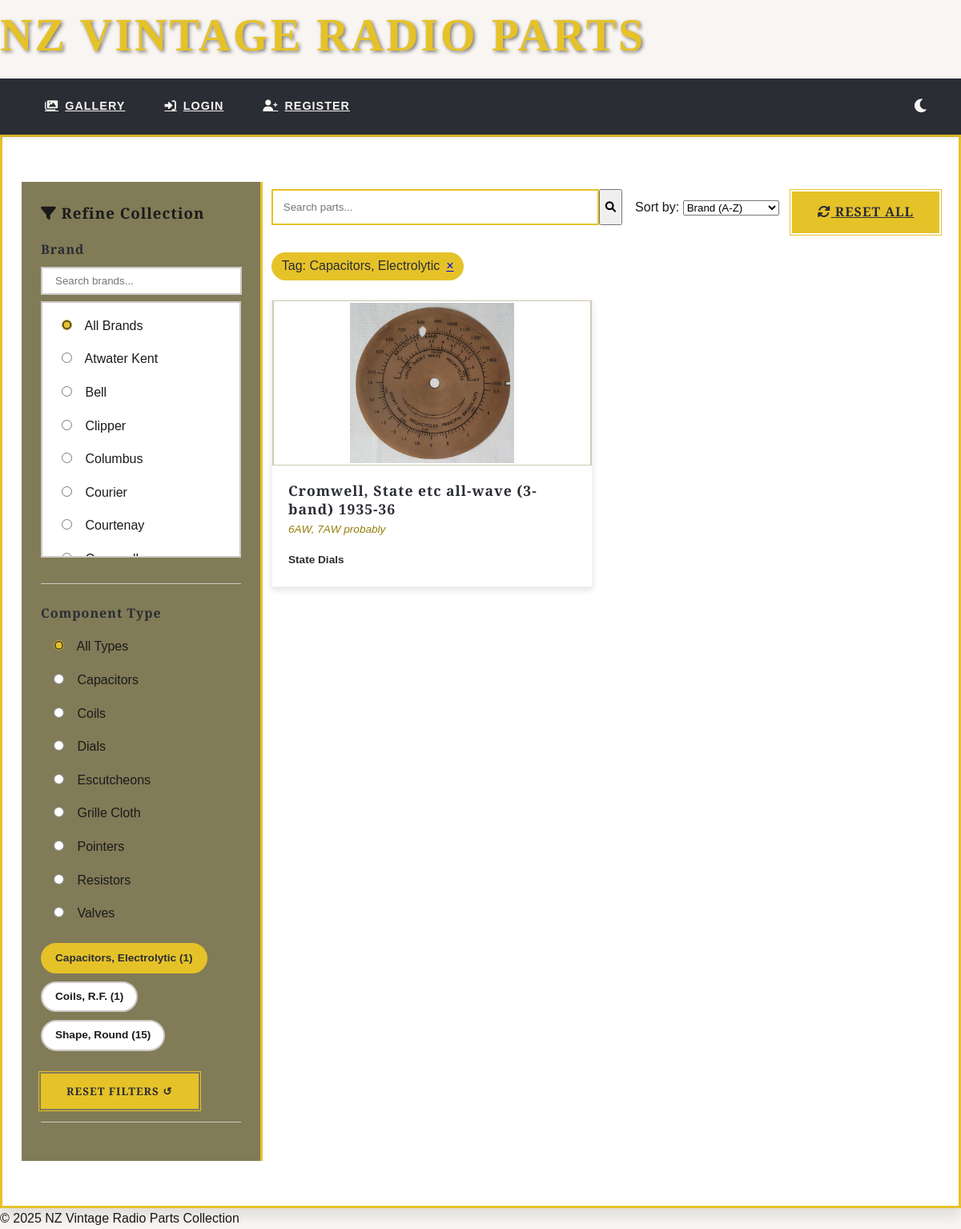
The app's page /parts/gallery?tag=Capacitors,+Electrolytic, older data.
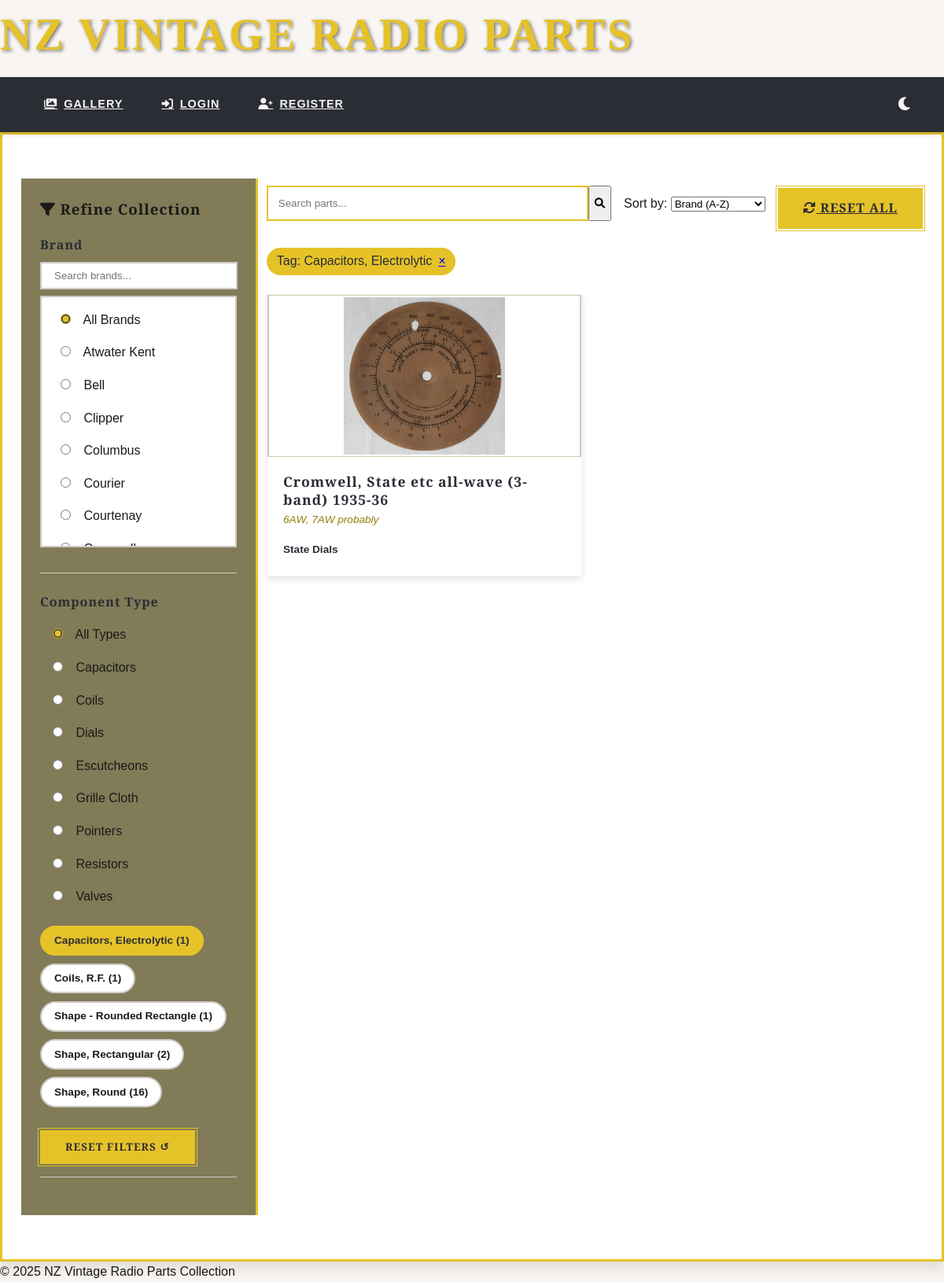
The same page, newer data.
### app/models.py (models this page shows, shortened)
class Brand(db.Model):
    __tablename__ = 'Brand'
    id = db.Column(db.Integer, primary_key=True)
    name = db.Column(db.String(50), unique=True, nullable=False)  # "Philips"
    alias = db.Column(db.String(50), unique=True)  # "philips"
    description = db.Column(db.Text(500))
    logo_filename = db.Column(db.String(100))
    website = db.Column(db.String(200))
    parts = db.relationship('Part', back_populates='brand')

class PartType(db.Model):
    __tablename__ = 'PartType'
    id = db.Column(db.Integer, primary_key=True)
    name = db.Column(db.String(50), unique=True, nullable=False)  # "Tube"
    description = db.Column(db.String(1024))  # "Vacuum tubes/valves for amplification"
    slug = db.Column(db.String(50), unique=True)

class Tag(db.Model):
    __tablename__ = 'Tag'
    id = db.Column(db.Integer, primary_key=True, autoincrement=True)
    name = db.Column(db.String(100), nullable=False, unique=True)
    description = db.Column(db.String(255))
    slug = db.Column(db.String(100), nullable=False, unique=True, index=True)
    parts = db.relationship('Part', secondary=part_tags, back_populates='tags')

class Part(db.Model):
    __tablename__ = 'Part'
    id = db.Column(db.Integer, primary_key=True)
    name = db.Column(db.String(100), nullable=False)  # "Dial", "Valve"
    description = db.Column(db.String(1024))
    part_number = db.Column(db.String(30))
    quantity = db.Column(db.Integer, default=1)
    price_member = db.Column(db.Float)  # Price for members
    price_non_member = db.Column(db.Float)  # Price for non-members
    storage_details = db.Column(db.String(200))  # Storage details
    created_at = db.Column(db.DateTime, default=lambda: datetime.now(timezone.utc))
    brand_id = db.Column(db.Integer, db.ForeignKey('Brand.id'))
    location_id = db.Column(db.Integer, db.ForeignKey('Location.id'))
    part_type_id = db.Column(db.Integer, db.ForeignKey('PartType.id'))
    brand = db.relationship('Brand', back_populates='parts')
    location = db.relationship('Location', back_populates='parts')
    images = db.relationship('Image', back_populates='part', cascade='all, delete-orphan')
    tags = db.relationship('Tag', secondary=part_tags, back_populates='parts')
    part_type = db.relationship('PartType')

class Image(db.Model):
    __tablename__ = 'Image'
    id = db.Column(db.Integer, primary_key=True, autoincrement=True)
    filename = db.Column(db.String(100), nullable=False)
    description = db.Column(db.String(500))
    is_primary = db.Column(db.Boolean, default=False)
    sort_order = db.Column(db.Integer, default=0)
    created_at = db.Column(db.DateTime,
                           default=lambda: datetime.now(timezone.utc))
    location_id = db.Column(db.Integer, db.ForeignKey('Location.id'))
    part_id = db.Column(db.Integer, db.ForeignKey('Part.id'))
    location = db.relationship('Location', back_populates='images')
    part = db.relationship('Part', back_populates='images')

### app/blueprints/parts.py (the view, shortened to what this page needs)
@bp.route('/')
@bp.route('/gallery')
def gallery():
    page = request.args.get('page', 1, type=int)
    per_page = request.args.get('per_page', 12, type=int)
    query = Part.query.join(Brand, Part.brand).options(db.joinedload(Part.brand))
    brand_id = request.args.get('brand', type=int)
    part_type_id = request.args.get('type', type=int)
    search_query = request.args.get('q', '').strip()
    tags = request.args.getlist('tag')
    filters = []
    current_filters = {
        'brand': brand_id,
        'type': part_type_id,
        'q': search_query if search_query else None
    }
    if brand_id:
        filters.append(Part.brand_id == brand_id)
    if part_type_id:
        filters.append(Part.part_type_id == part_type_id)
    if tags:
        for tag_name in tags:
            tag = Tag.query.filter_by(name=tag_name).first()
            if tag:
                filters.append(Part.tags.contains(tag))
    sort = request.args.get('sort', 'brand_asc')
    if sort == 'name_asc':
        query = query.order_by(Part.name.asc())
    elif sort == 'name_desc':
        query = query.order_by(Part.name.desc())
    elif sort == 'newest':
        query = query.order_by(Part.created_at.desc())
    elif sort == 'oldest':
        query = query.order_by(Part.created_at.asc())
    else:  # Default: brand_asc
        query = query.order_by(Brand.name.asc(), Part.part_number.asc())
    if filters:
        query = query.filter(*filters)
    parts = query.paginate(page=page, per_page=per_page, error_out=False)
    brands = Brand.query.order_by(Brand.name.asc()).all()
    part_types = PartType.query.order_by(PartType.name.asc()).all()
    all_tags = db.session.query(
        Tag.name,
        func.count(part_tags.c.part_id).label('count')
    ).join(part_tags).group_by(Tag.name).order_by(Tag.name.asc()).all()
    for part in parts.items:
        part.primary_image = next((img for img in part.images if img.is_primary), part.images[0] if part.images else None)
    return render_template(
        'gallery.html',
        parts=parts,
        brands=brands,
        part_types=part_types,
        all_tags=all_tags,
        current_filters=current_filters,
        per_page=per_page,
        sort=sort
    )

### app/blueprints/parts.py (called while the page is built)
@bp.context_processor
def inject_now():
    return {'current_year': datetime.now().year}

### app/templates/gallery.html (shortened to what the changed rows need)
{% extends 'layout.html' %}
{% block content %}
<div class="art-deco-card">
    <div class="gallery-container">
        <aside class="filters-panel">
            <div class="filter-group">
                <div class="searchable-dropdown">
                    <div class="dropdown-options" id="brandOptions">
                        <form id="brandFilterForm" method="GET" action="{{ url_for('parts.gallery') }}">
                            <label class="filter-option">
                                <input type="radio" name="brand" value=""
                                       {% if not current_filters.brand %}checked{% endif %}
                                       onchange="document.getElementById('brandFilterForm').submit()">
                                All Brands
                            </label>
                            {% for brand in brands %}
                            <label class="filter-option">
                                <input type="radio" name="brand" value="{{ brand.id }}"
                                       onchange="document.getElementById('brandFilterForm').submit()">
                                {{ brand.name }}
                            </label>
                            {% endfor %}
                        </form>
                    </div>
                </div>
            </div>
            <div class="filter-group">
                <form id="filtersForm" method="GET" action="{{ url_for('parts.gallery') }}">
                    <label class="filter-option">
                        <input type="radio" name="type" value=""
                               {% if not current_filters.type %}checked{% endif %}
                               onchange="this.form.submit()">
                        All Types
                    </label>
                    {% for type in part_types %}
                    <label class="filter-option">
                        <input type="radio" name="type" value="{{ type.id }}"
                               onchange="this.form.submit()">
                        {{ type.name }}
                    </label>
                    {% endfor %}
                </form>
            <div class="tag-cloud">
                {% for tag in all_tags %}
                <a href="{{ url_for('parts.gallery', tag=tag.name) }}"
                   class="tag {% if tag.name in request.args.getlist('tag') %}active{% endif %}"
                   data-count="{{ tag.count }}">
                    {{ tag.name }}
                    {% if tag.count > 0 %}
                    <span class="tag-count">({{ tag.count }})</span>
                    {% endif %}
                </a>
                {% endfor %}
            </div>
        </aside>
        <main class="results-area">
            <div class="active-filters">
                {% for tag in request.args.getlist('tag') %}
                <span class="filter-chip">
                    Tag: {{ tag }}
                    <a href="{{ url_for('parts.gallery', **request.args.to_dict()|remove_key('tag')) }}">
                        &times;
                    </a>
                </span>
                {% endfor %}
            </div>
            <div class="parts-grid">
                {% for part in parts.items %}
                <a href="{{ url_for('parts.view_part', part_id=part.id) }}" class="card-link">
                    <article class="part-card">
                        <div class="part-thumbnail">
                            {% if part.primary_image %}
                            <img src="{{ url_for('static', filename='images/' + part.primary_image.filename) }}"
                                alt="{{ part.name }}"
                                loading="lazy">
                            {% else %}
                            <div class="no-image">
                                <i class="fas fa-image vintage-icon-large"></i>
                            </div>
                            {% endif %}
                        </div>
                        <div class="part-info">
                            <h3>{{ part.name }}</h3>
                            {% if part.part_number %}
                            <div class="part-number">{{ part.part_number }}</div>
                            {% endif %}
                            <div class="part-meta">
                                {% if part.brand %}
                                <span class="brand">{{ part.brand.name }} {% if part.part_type %}{{ part.part_type.name }}{% endif %}
                                {% endif %}
                            </div>
                        </div>
                    </article>
                </a>
                {% endfor %}
            </div>
        </main>
    </div>
</div>
{% endblock %}

Row changes from the older to the newer data that the page shows:
added Tag: name "Shape - Rounded Rectangle", count "1"
now on this page (row unchanged): Tag: name "Shape, Rectangular", count "2"
computed for Tag "Shape, Round": count "15" → "16"
